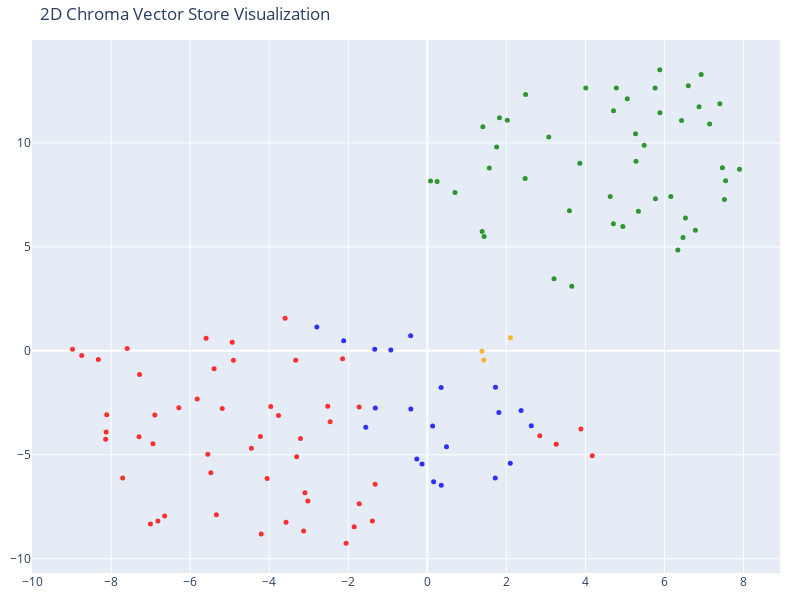

The cell this chart's notebook holds for it:
### Code cell
# 2D Visualize

tsne = TSNE(n_components=2, random_state=42)
reduced_vectors = tsne.fit_transform(vectors)

# Create the 2D scatter plot
fig = go.Figure(data=[go.Scatter(
    x=reduced_vectors[:, 0],
    y=reduced_vectors[:, 1],
    mode='markers',
    marker=dict(size=5, color=colors, opacity=0.8),
    text=[f"Type: {t}<br>Text: {d[:100]}..." for t, d in zip(doc_types, documents)],
    hoverinfo='text'
)])

fig.update_layout(
    title='2D Chroma Vector Store Visualization',
    scene=dict(xaxis_title='x',yaxis_title='y'),
    width=800,
    height=600,
    margin=dict(r=20, b=10, l=10, t=40)
)

fig.show()

### Figure 1 — Plotly figure (JSON) as saved in the notebook; plotly's stock layout.template omitted (floating-point values rounded to 4 significant figures)
{"data": [{"hoverinfo": "text", "marker": {"color": ["orange", "orange", "orange", "red", "red", "red", "red", "red", "red", "red", "red", "red", "red", "red", "red", "red", "red", "red", "red", "red", "red", "red", "red", "red", "red", "red", "red", "red", "red", "red", "red", "red", "red", "red", "red", "red", "red", "red", "red", "red", "red", "red", "red", "red", "red", "red", "red", "red", "red", "red", "red", "red", "red", "red", "red", "green", "green", "green", "green", "green", "green", "green", "green", "green", "green", "green", "green", "green", "green", "green", "green", "green", "green", "green", "green", "green", "green", "green", "green", "green", "green", "green", "green", "green", "green", "green", "green", "green", "green", "green", "green", "green", "green", "green", "green", "green", "green", "green", "green", "green", "green", "green", "blue", "blue", "blue", "blue", "blue", "blue", "blue", "blue", "blue", "blue", "blue", "blue", "blue", "blue", "blue", "blue", "blue", "blue", "blue", "blue", "blue"], "opacity": 0.8, "size": 5}, "mode": "markers", "text": ["Type: company<br>Text: # About Insurellm\n\nInsurellm was founded by Avery Lancaster in 2015 as an insurance tech startup des...", "Type: company<br>Text: # Careers at Insurellm\n\nInsurellm is hiring! We are looking for talented software engineers, data sc...", "Type: company<br>Text: # Overview of Insurellm\n\nInsurellm is an innovative insurance tech firm with 200 employees across th...", "Type: contracts<br>Text: # Contract with Apex Reinsurance for Rellm: AI-Powered Enterprise Reinsurance Solution\n\n## Terms\n\n1....", "Type: contracts<br>Text: ## Renewal\n\n1. **Automatic Renewal**: This Agreement will automatically renew for successive one-yea...", "Type: contracts<br>Text: 2. **Seamless Integrations**: The architecture of Rellm allows for easy integration with existing sy...", "Type: contracts<br>Text: 1. **Technical Support**: Provider shall offer dedicated technical support to the Client via phone, ...", "Type: contracts<br>Text: **Insurellm, Inc.**  \n_____________________________  \nAuthorized Signature   \nDate: ________________...", "Type: contracts<br>Text: # Contract with Belvedere Insurance for Markellm\n\n## Terms\nThis Contract (\"Agreement\") is made and e...", "Type: contracts<br>Text: ## Renewal\n1. **Renewal Terms**: This Agreement may be renewed for additional one-year terms upon mu...", "Type: contracts<br>Text: ## Features\n1. **AI-Powered Matching**: Belvedere Insurance will benefit from Markellm's AI-powered ...", "Type: contracts<br>Text: ## Support\n1. **Technical Support**: Technical support will be available from 9 AM to 7 PM EST, Mond...", "Type: contracts<br>Text: **Belvedere Insurance**  \nSignature: ______________________  \nName: [Authorized Signatory]  \nTitle: ...", "Type: contracts<br>Text: # Contract with BrightWay Solutions for Markellm\n\n**Contract Date:** October 5, 2023  \n**Contract ID...", "Type: contracts<br>Text: 3. **Service Level Agreement (SLA):**  \n   Insurellm commits to a 99.9% uptime for the platform with...", "Type: contracts<br>Text: 2. **Real-Time Quote Availability:**  \n   Consumers sourced via BrightWay Solutions will receive rea...", "Type: contracts<br>Text: 3. **Training and Onboarding:**  \n   Insurellm agrees to provide one free training session on how to...", "Type: contracts<br>Text: # Contract with EverGuard Insurance for Rellm: AI-Powered Enterprise Reinsurance Solution\n\n**Contrac...", "Type: contracts<br>Text: 4. **Usage Rights**: EverGuard Insurance is granted a non-exclusive, non-transferable license to acc...", "Type: contracts<br>Text: 1. **Core Functionality**: Rellm provides EverGuard Insurance with advanced AI-driven analytics, sea...", "Type: contracts<br>Text: 1. **Customer Support**: Insurellm will provide EverGuard Insurance with 24/7 customer support, incl...", "Type: contracts<br>Text: ---\n\n**Signatures**  \n**For Insurellm**: __________________________  \n**Name**: John Smith  \n**Title...", "Type: contracts<br>Text: # Contract with GreenField Holdings for Markellm\n\n**Effective Date:** November 15, 2023  \n**Contract...", "Type: contracts<br>Text: ## Renewal\n1. **Automatic Renewal**: This contract will automatically renew for sequential one-year ...", "Type: contracts<br>Text: ## Features\n1. **AI-Powered Matching**: Access to advanced algorithms that connect GreenField Holdin...", "Type: contracts<br>Text: ## Support\n1. **Customer Support Access**: The Client will have access to dedicated support through ...", "Type: contracts<br>Text: **Signatures:**  \n_________________________                           _________________________  \n**...", "Type: contracts<br>Text: # Contract with Greenstone Insurance for Homellm\n\n---\n\n## Terms\n\n1. **Parties**: This Contract (\"Agr...", "Type: contracts<br>Text: 4. **Payment Terms**: \n   - The Customer shall pay an amount of $10,000 per month for the Standard T...", "Type: contracts<br>Text: ---\n\n## Features\n\n- **AI-Powered Risk Assessment**: Customer will have access to enhanced risk evalu...", "Type: contracts<br>Text: - **Customer Portal**: A dedicated portal will be provided, allowing the Customer's clients to manag...", "Type: contracts<br>Text: ______________________________  \n[Name], [Title]  \nDate: ______________________\n\n**For Greenstone In...", "Type: contracts<br>Text: # Contract with GreenValley Insurance for Homellm\n\n**Contract Date:** October 6, 2023  \n**Contract N...", "Type: contracts<br>Text: 4. **Confidentiality:** Both parties agree to maintain the confidentiality of proprietary informatio...", "Type: contracts<br>Text: 1. **AI-Powered Risk Assessment:** Access to advanced AI algorithms for real-time risk evaluations.\n...", "Type: contracts<br>Text: 3. **Regular Updates:** Insurellm will offer ongoing updates and enhancements to the Homellm platfor...", "Type: contracts<br>Text: # Contract with Pinnacle Insurance Co. for Homellm\n\n## Terms\nThis contract (\"Contract\") is entered i...", "Type: contracts<br>Text: ## Renewal\n1. **Renewal Terms**: At the end of the initial term, this Contract shall automatically r...", "Type: contracts<br>Text: ## Features\n1. **AI-Powered Risk Assessment**: Utilized for tailored underwriting decisions specific...", "Type: contracts<br>Text: ## Support\n1. **Technical Support**: Insurellm shall provide 24/7 technical support via an email and...", "Type: contracts<br>Text: # Contract with Roadway Insurance Inc. for Carllm\n\n---\n\n## Terms\n\n1. **Agreement Effective Date**: T...", "Type: contracts<br>Text: ---\n\n## Renewal\n\n1. **Automatic Renewal**: This agreement will automatically renew for an additional...", "Type: contracts<br>Text: ---\n\n## Features\n\n1. **Access to Core Features**: Roadway Insurance Inc. will have access to all Pro...", "Type: contracts<br>Text: ---\n\n## Support\n\n1. **Technical Support**: Roadway Insurance Inc. will receive priority technical su...", "Type: contracts<br>Text: # Contract with Stellar Insurance Co. for Rellm\n\n## Terms\nThis contract is made between **Insurellm*...", "Type: contracts<br>Text: ### Termination\nEither party may terminate this agreement with a **30-day written notice**. In the e...", "Type: contracts<br>Text: ## Features\nStellar Insurance Co. will receive access to the following features of the Rellm product...", "Type: contracts<br>Text: ## Support\nInsurellm provides Stellar Insurance Co. with the following support services:\n\n- **24/7 T...", "Type: contracts<br>Text: # Contract with TechDrive Insurance for Carllm\n\n**Contract Date:** October 1, 2024  \n**Contract Dura...", "Type: contracts<br>Text: ## Renewal\n\n1. **Automatic Renewal**: This contract shall automatically renew for additional one-yea...", "Type: contracts<br>Text: ## Support\n\n1. **Customer Support**: Insurellm will provide 24/7 customer support to TechDrive Insur...", "Type: contracts<br>Text: **TechDrive Insurance Representative:**  \nName: Sarah Johnson  \nTitle: Operations Director  \nDate: _...", "Type: contracts<br>Text: # Contract with Velocity Auto Solutions for Carllm\n\n**Contract Date:** October 1, 2023  \n**Contract ...", "Type: contracts<br>Text: ## Renewal\n\n1. **Automatic Renewal**: This contract will automatically renew for successive 12-month...", "Type: contracts<br>Text: ## Support\n\n1. **Customer Support**: Velocity Auto Solutions will have access to Insurellm’s custome...", "Type: employees<br>Text: # HR Record\n\n# Alex Chen\n\n## Summary\n- **Date of Birth:** March 15, 1990  \n- **Job Title:** Backend ...", "Type: employees<br>Text: ## Annual Performance History\n- **2020:**  \n  - Completed onboarding successfully.  \n  - Met expecta...", "Type: employees<br>Text: ## Compensation History\n- **2020:** Base Salary: $80,000  \n- **2021:** Base Salary Increase to $90,0...", "Type: employees<br>Text: Alex Chen continues to be a vital asset at Insurellm, contributing significantly to innovative backe...", "Type: employees<br>Text: # HR Record\n\n# Alex Harper\n\n## Summary\n- **Date of Birth**: March 15, 1993  \n- **Job Title**: Sales ...", "Type: employees<br>Text: ## Annual Performance History  \n- **2021**:  \n  - **Performance Rating**: 4.5/5  \n  - **Key Achievem...", "Type: employees<br>Text: - **2022**:  \n  - **Base Salary**: $65,000 (Promotion to Senior SDR)  \n  - **Bonus**: $13,000 (20% o...", "Type: employees<br>Text: # HR Record\n\n# Alex Thomson\n\n## Summary\n- **Date of Birth:** March 15, 1995  \n- **Job Title:** Sales...", "Type: employees<br>Text: ## Annual Performance History  \n- **2022** - Rated as \"Exceeds Expectations.\" Alex Thomson achieved ...", "Type: employees<br>Text: ## Other HR Notes\n- Alex Thomson is an active member of the Diversity and Inclusion committee at Ins...", "Type: employees<br>Text: # Avery Lancaster\n\n## Summary\n- **Date of Birth**: March 15, 1985  \n- **Job Title**: Co-Founder & Ch...", "Type: employees<br>Text: - **2010 - 2013**: Business Analyst at Edge Analytics  \n  Prior to joining Innovate, Avery worked as...", "Type: employees<br>Text: - **2018**: **Exceeds Expectations**  \n  Under Avery’s pivoted vision, Insurellm launched two new su...", "Type: employees<br>Text: - **2022**: **Satisfactory**  \n  Avery focused on rebuilding team dynamics and addressing employee c...", "Type: employees<br>Text: ## Compensation History\n- **2015**: $150,000 base salary + Significant equity stake  \n- **2016**: $1...", "Type: employees<br>Text: ## Other HR Notes\n- **Professional Development**: Avery has actively participated in leadership trai...", "Type: employees<br>Text: # HR Record\n\n# Emily Carter\n\n## Summary\n- **Date of Birth:** August 12, 1990  \n- **Job Title:** Acco...", "Type: employees<br>Text: - **2017-2019:** Marketing Intern  \n  - Assisted with market research and campaign development for s...", "Type: employees<br>Text: ## Compensation History\n| Year | Base Salary | Bonus         | Total Compensation |\n|------|--------...", "Type: employees<br>Text: Emily Carter exemplifies the kind of talent that drives Insurellm's success and is an invaluable ass...", "Type: employees<br>Text: # HR Record\n\n# Emily Tran\n\n## Summary\n- **Date of Birth:** March 18, 1991  \n- **Job Title:** Digital...", "Type: employees<br>Text: - **January 2017 - May 2018**: Marketing Intern  \n  - Supported the Marketing team by collaborating ...", "Type: employees<br>Text: - **2021**:  \n  - Performance Rating: Meets Expectations  \n  - Key Achievements: Contributed to the ...", "Type: employees<br>Text: - **Professional Development Goals**:  \n  - Emily Tran aims to become a Marketing Manager within the...", "Type: employees<br>Text: # HR Record\n\n# Jordan Blake\n\n## Summary\n- **Date of Birth:** March 15, 1993  \n- **Job Title:** Sales...", "Type: employees<br>Text: ## Annual Performance History\n- **2021:** First year at Insurellm; achieved 90% of monthly targets. ...", "Type: employees<br>Text: ## Other HR Notes\n- Jordan has shown an interest in continuing education, actively participating in ...", "Type: employees<br>Text: # HR Record\n\n# Jordan K. Bishop\n\n## Summary\n- **Date of Birth:** March 15, 1990\n- **Job Title:** Fro...", "Type: employees<br>Text: ## Annual Performance History\n- **2019:** Exceeds Expectations - Continuously delivered high-quality...", "Type: employees<br>Text: ## Compensation History\n- **June 2018:** Starting Salary - $85,000\n- **June 2019:** Salary Increase ...", "Type: employees<br>Text: ## Other HR Notes\n- Jordan K. Bishop has been an integral part of club initiatives, including the In...", "Type: employees<br>Text: # HR Record\n\n# Maxine Thompson\n\n## Summary\n- **Date of Birth:** January 15, 1991  \n- **Job Title:** ...", "Type: employees<br>Text: ## Insurellm Career Progression\n- **January 2017 - October 2018**: **Junior Data Engineer**  \n  * Ma...", "Type: employees<br>Text: ## Annual Performance History\n- **2017**: *Meets Expectations*  \n  Maxine showed potential in her ro...", "Type: employees<br>Text: - **2021**: *Exceeds Expectations*  \n  Maxine spearheaded the transition to a new data warehousing s...", "Type: employees<br>Text: ## Compensation History\n- **2017**: $70,000 (Junior Data Engineer)  \n- **2018**: $75,000 (Junior Dat...", "Type: employees<br>Text: # HR Record\n\n# Oliver Spencer\n\n## Summary\n- **Date of Birth**: May 14, 1990  \n- **Job Title**: Backe...", "Type: employees<br>Text: ## Annual Performance History\n- **2018**: **3/5** - Adaptable team player but still learning to take...", "Type: employees<br>Text: ## Compensation History\n- **March 2018**: Initial salary of $80,000.\n- **July 2019**: Salary increas...", "Type: employees<br>Text: # Samantha Greene\n\n## Summary\n- **Date of Birth:** October 14, 1990\n- **Job Title:** HR Generalist\n-...", "Type: employees<br>Text: ## Annual Performance History\n- **2020:** Exceeds Expectations  \n  Samantha Greene demonstrated exce...", "Type: employees<br>Text: ## Compensation History\n- **2020:** Base Salary - $55,000  \n  The entry-level salary matched industr...", "Type: employees<br>Text: - **2023:** Base Salary - $70,000  \n  Recognized for substantial improvement in employee relations m...", "Type: employees<br>Text: # HR Record\n\n# Samuel Trenton\n\n## Summary\n- **Date of Birth:** April 12, 1989  \n- **Job Title:** Sen...", "Type: employees<br>Text: ## Annual Performance History\n- **2023:** Rating: 4.5/5  \n  *Samuel exceeded expectations, successfu...", "Type: employees<br>Text: ## Compensation History\n- **2023:** Base Salary: $115,000 + Bonus: $15,000  \n  *Annual bonus based o...", "Type: employees<br>Text: - **Engagement in Company Culture:** Regularly participates in team-building events and contributes ...", "Type: products<br>Text: # Product Summary\n\n# Carllm\n\n## Summary\n\nCarllm is an innovative auto insurance product developed by...", "Type: products<br>Text: - **Instant Quoting**: With Carllm, insurance companies can offer near-instant quotes to customers, ...", "Type: products<br>Text: - **Mobile Integration**: Carllm is designed to work seamlessly with mobile applications, providing ...", "Type: products<br>Text: - **Professional Tier**: $2,500/month\n  - For medium-sized companies.\n  - All Basic Tier features pl...", "Type: products<br>Text: ### Q2 2025: Customer Experience Improvements\n- Launch of a new **mobile app** for end-users.\n- Intr...", "Type: products<br>Text: # Product Summary\n\n# Homellm\n\n## Summary\nHomellm is an innovative home insurance product developed b...", "Type: products<br>Text: ### 2. Dynamic Pricing Model\nWith Homellm's innovative dynamic pricing model, insurance providers ca...", "Type: products<br>Text: ### 5. Multi-Channel Integration\nHomellm seamlessly integrates into existing insurance platforms, pr...", "Type: products<br>Text: - **Basic Tier:** Starting at $5,000/month for small insurers with basic integration features.\n- **S...", "Type: products<br>Text: All tiers include a comprehensive training program and ongoing updates to ensure optimal performance...", "Type: products<br>Text: With Homellm, Insurellm is committed to transforming the landscape of home insurance, ensuring both ...", "Type: products<br>Text: # Product Summary\n\n# Markellm\n\n## Summary\n\nMarkellm is an innovative two-sided marketplace designed ...", "Type: products<br>Text: - **User-Friendly Interface**: Designed with user experience in mind, Markellm features an intuitive...", "Type: products<br>Text: - **Customer Support**: Our dedicated support team is always available to assist both consumers and ...", "Type: products<br>Text: ### For Insurance Companies:\n- **Basic Listing Fee**: $199/month for a featured listing on the platf...", "Type: products<br>Text: ### Q3 2025\n- Initiate a comprehensive marketing campaign targeting both consumers and insurers to i...", "Type: products<br>Text: # Product Summary\n\n# Rellm: AI-Powered Enterprise Reinsurance Solution\n\n## Summary\n\nRellm is an inno...", "Type: products<br>Text: ### Seamless Integrations\nRellm's architecture is designed for effortless integration with existing ...", "Type: products<br>Text: ### Regulatory Compliance Tools\nRellm includes built-in compliance tracking features to help organiz...", "Type: products<br>Text: Join the growing number of organizations leveraging Rellm to enhance their reinsurance processes whi...", "Type: products<br>Text: Experience the future of reinsurance with Rellm, where innovation meets reliability. Let Insurellm h..."], "type": "scatter", "x": [1.381, 2.103, 1.428, -4.45, -3.306, -1.726, -5.189, -8.324, -4.937, -7.005, -2.144, -5.822, -7.596, -4.906, -4.053, -3.331, -5.395, -4.223, -3.209, -2.458, -3.765, -7.281, -5.598, -6.646, 4.172, -3.599, -8.744, -7.294, -7.709, 2.845, -6.895, -8.977, -8.14, -8.125, 3.263, -8.112, -6.942, -6.817, 3.886, -6.287, -4.203, -5.338, -1.321, -1.722, -5.553, -5.477, -2.519, -3.962, -3.129, -3.024, -1.851, -2.054, -3.574, -3.097, -1.391, 4.946, 1.825, 6.875, 3.205, 6.783, 5.058, 4.71, 6.469, 4.01, 6.339, 1.437, 0.7, 0.2467, 0.08134, 6.603, 1.388, 7.517, 2.486, 6.433, 3.655, 7.547, 7.466, 5.884, 7.898, 6.531, 7.142, 6.162, 5.341, 1.404, 6.928, 5.772, 3.596, 2.475, 1.755, 1.568, 5.881, 4.708, 2.022, 7.402, 5.278, 3.073, 5.268, 5.486, 4.628, 4.782, 5.763, 3.858, -0.2657, -0.133, 0.1587, 0.3532, 0.4849, 1.81, 2.63, 2.373, 1.718, 2.098, 1.725, -0.9238, -1.33, -2.117, -2.796, -0.4213, -0.4169, -1.316, -1.558, 0.1336, 0.3494], "y": [-0.01411, 0.636, -0.4373, -4.683, -5.091, -2.698, -2.776, -0.4181, 0.4171, -8.332, -0.3746, -2.315, 0.1083, -0.4539, -6.142, -0.4476, -0.857, -4.114, -4.214, -3.406, -3.106, -1.135, 0.6075, -7.94, -5.047, 1.565, -0.2294, -4.136, -6.117, -4.079, -3.091, 0.07339, -4.257, -3.904, -4.488, -3.075, -4.463, -8.182, -3.761, -2.737, -8.806, -7.887, -6.419, -7.353, -4.972, -5.862, -2.665, -2.676, -8.664, -7.224, -8.462, -9.253, -8.248, -6.829, -8.184, 5.982, 11.21, 11.75, 3.468, 5.806, 12.13, 11.55, 5.451, 12.64, 4.855, 5.496, 7.612, 8.148, 8.164, 12.75, 5.738, 7.275, 12.34, 11.08, 3.103, 8.181, 8.802, 11.45, 8.73, 6.395, 10.91, 7.428, 6.71, 10.78, 13.3, 7.319, 6.739, 8.289, 9.803, 8.796, 13.52, 6.114, 11.09, 11.88, 9.12, 10.29, 10.45, 9.893, 7.422, 12.65, 12.64, 9.023, -5.199, -5.438, -6.301, -6.464, -4.614, -2.962, -3.607, -2.872, -6.122, -5.405, -1.755, 0.0373, 0.07983, 0.4918, 1.149, 0.7302, -2.795, -2.743, -3.677, -3.619, -1.761]}], "layout": {"height": 600, "margin": {"b": 10, "l": 10, "r": 20, "t": 40}, "scene": {"xaxis": {"title": {"text": "x"}}, "yaxis": {"title": {"text": "y"}}}, "title": {"text": "2D Chroma Vector Store Visualization"}, "width": 800}}
